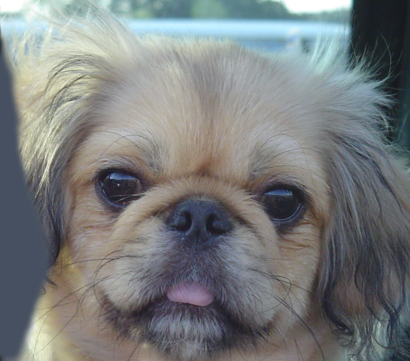
#> input picture Untitled Folder/dog.bmp, 410 x 361 px
$ jupyter execute --allow-errors Task1.ipynb
#> lines starting #> are read from the running program, lines starting #| are printed output that depends on the picture
## Task 1:
<div style="text-align: justify">As a first step to get your “feet wet”, you will first create a hybrid image usingthe Fourier transform for performing the filtering process. Helpfulnumpyfunctions hereare:fft2(), ifft2(), fftshift(), ifftshift(). You should display yourmagnitude spectra for a couple images to illustrate both the power spectra, and what yourfiltering out (recall that after a call tofftshift()the DC component is shifted to thecenter of the resulting “image” and frequency increases radially outward. </div>

[cell 1]
import numpy as np

from numpy.fft import fft2, ifft2, fftshift, ifftshift
from skimage import io
import skimage
import matplotlib.pyplot as plt
import matplotlib.image as mpimg
from scipy import misc
import imageio
from scipy import ndimage
import math
import cv2

[cell 2]
dog = io.imread('dog.bmp')
#> dog is the input picture: shape (361, 410, 3); mean R, G, B 121.2, 124.5, 125
dog1 = skimage.color.rgb2gray(dog)
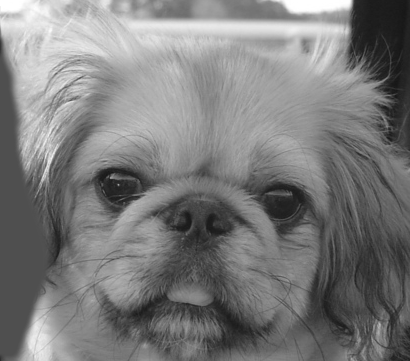
#> dog1: shape (361, 410) float64; min 0.0888, max 1, mean 0.486
plt.imshow(dog1,cmap='gray')
plt.axis('off')

## Computing the transform

[cell 3]
Fc = np.fft.fft2(dog1)
F_shift = np.fft.fftshift(Fc)
F_mag = 20*np.log10(np.abs(F_shift))
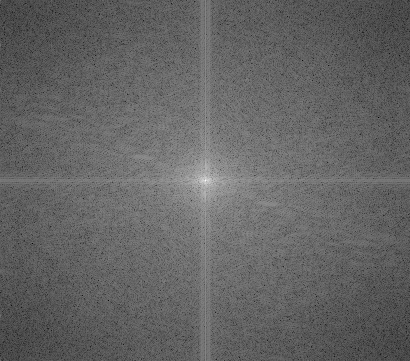
#> F_mag: shape (361, 410) float64; min -38.13, max 97.13, mean 15.1; drawn with min black and max white
plt.imshow(F_mag,cmap ='gray')
plt.axis('off')

[cell 4]
F_phase = np.arctan2(np.imag(F_shift),np.real(F_shift))
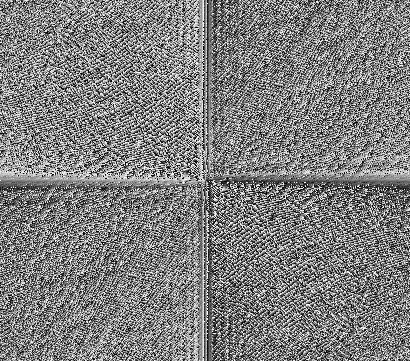
#> F_phase: shape (361, 410) float64; min -3.14, max 3.14, mean 2.12e-05; drawn with min black and max white
plt.imshow(F_phase,cmap ='gray')
plt.axis('off')

[cell 5]
cat = io.imread('cat.bmp')
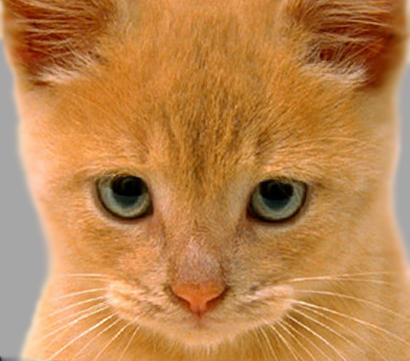
#> input picture Untitled Folder/cat.bmp, 410 x 361 px
#> cat is the input picture: shape (361, 410, 3); mean R, G, B 188.3, 132.5, 77.1
cat1 = skimage.color.rgb2gray(cat)
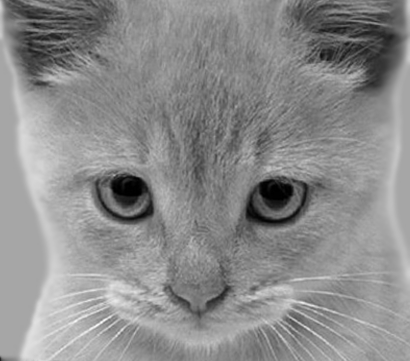
#> cat1: shape (361, 410) float64; min 0, max 0.993, mean 0.551
plt.imshow(cat1,cmap='gray')
plt.axis('off')

[cell 6]
Fc = np.fft.fft2(cat1)
F_shift = np.fft.fftshift(Fc)
F_mag = 20*np.log10(np.abs(F_shift))
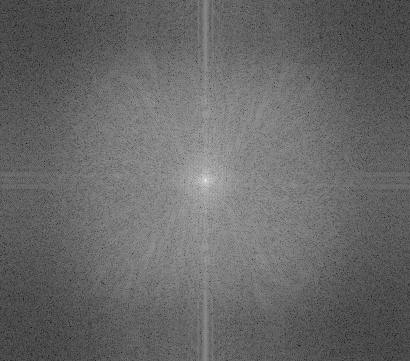
#> F_mag: shape (361, 410) float64; min -52.19, max 98.22, mean 9.2; drawn with min black and max white
plt.imshow(F_mag,cmap ='gray')
plt.axis('off')

[cell 7]
F_phase = np.arctan2(np.imag(F_shift),np.real(F_shift))
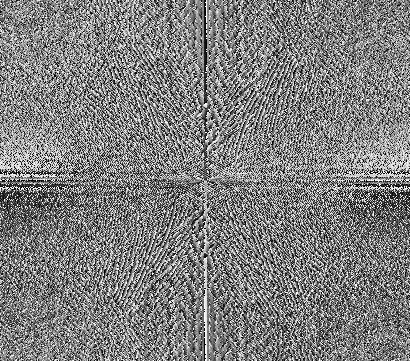
#> F_phase: shape (361, 410) float64; min -3.14, max 3.14, mean 2.12e-05; drawn with min black and max white
plt.imshow(F_phase,cmap ='gray')
plt.axis('off')

[cell 8]
def SS(A):
    return numpy.real(numpy.log10(numpy.absolute(A) + numpy.ones(A.shape)))


# sample values from a gaussian function
def Gaussianfilter(numRows, numCols, sigma, highPass=True):
    centerI = int(numRows/2) + 1 if numRows % 2 == 1 else int(numRows/2)
    centerJ = int(numCols/2) + 1 if numCols % 2 == 1 else int(numCols/2)

    def gau(i,j):
        coefficient = math.exp(-1.0 * ((i - centerI)**2 + (j - centerJ)**2) / (2 * sigma**2))
        return 1 - coefficient if highPass else coefficient

    return numpy.array([[gau(i,j) for j in range(numCols)] for i in range(numRows)])

def dft(imageMatrix, filterMatrix):
    shiftedDFT = fftshift(fft2(imageMatrix))
    imageio.imwrite("dft.png", SS(shiftedDFT))


    filteredDFT = shiftedDFT * filterMatrix
    imageio.imwrite("filtered-dft.png", SS(filteredDFT))
    return ifft2(ifftshift(filteredDFT))


def highPass(imageMatrix, sigma):
    n,m = imageMatrix.shape
    return dft(imageMatrix, Gaussianfilter(n, m, sigma, highPass=True))

## Highpass and Lowpass

[cell 9]
def lowPass(imageMatrix, sigma):
    n,m = imageMatrix.shape
    return dft(imageMatrix, Gaussianfilter(n, m, sigma, highPass=False))


def hybridImage(highFreqImg, lowFreqImg, sigmaHigh, sigmaLow):
    highPassed = highPass(highFreqImg, sigmaHigh)
    lowPassed = lowPass(lowFreqImg, sigmaLow)

    return highPassed + lowPassed

[cell 10]
dog = imageio.imread("dog.bmp", as_gray=True)
#> dog: shape (361, 410) float32; min 22.9, max 255, mean 123.6
#> (the rest of this cell did not finish here and is left out)

imageio.imwrite("low-passed-dog.bmp", np.real(lowPasseddog))
mar = io.imread('low-passed-dog.bmp')
plt.imshow(mar,cmap='gray')

[cell 11]
cat = imageio.imread("cat.bmp", as_gray=True)
#> cat: shape (361, 410) float32; min 0, max 252, mean 142.9
#> (the rest of this cell did not finish here and is left out)

imageio.imwrite("high-passed-cat.bmp", numpy.real(highPassedcat))
mar = io.imread('high-passed-cat.bmp')
plt.imshow(mar,cmap='gray')

[cell 12]
def hybridImage(highFreqImg, lowFreqImg, sigmaHigh, sigmaLow):
    highPassed = highPass(highFreqImg, sigmaHigh)
    lowPassed = lowPass(lowFreqImg, sigmaLow)

    return highPassed + lowPassed

dog = imageio.imread("dog.bmp", as_gray=True)

#> (the rest of this cell did not finish here and is left out)
